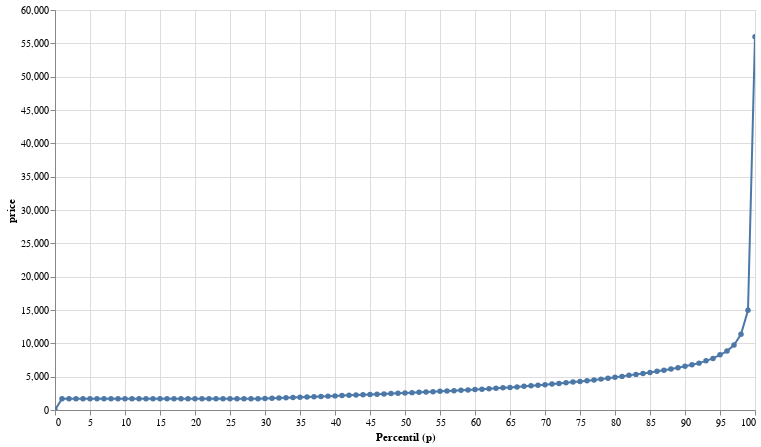

Here is the notebook cell this chart was saved with:
### Code cell
outliers(
    df_drop,
    col='price',
    rango=range(0,101),
    intervalo=100
)

### Figure 1 — Vega-Lite specification as saved in the notebook (floating-point values rounded to 4 significant figures)
{"config": {"view": {"continuousWidth": 300, "continuousHeight": 300}}, "data": {"name": "data-f9ff43af8bdf05aab1e116871d9b22fd"}, "mark": {"type": "line", "point": true}, "encoding": {"tooltip": [{"field": "p", "format": ".1f", "title": "p", "type": "quantitative"}, {"field": "valor", "format": ".2f", "title": "price", "type": "quantitative"}], "x": {"field": "p", "title": "Percentil (p)", "type": "quantitative"}, "y": {"field": "valor", "title": "price", "type": "quantitative"}}, "height": 400, "params": [{"name": "param_1", "select": {"type": "interval", "encodings": ["x", "y"]}, "bind": "scales"}], "width": 700, "$schema": "https://vega.github.io/schema/vega-lite/v5.20.1.json", "datasets": {"data-f9ff43af8bdf05aab1e116871d9b22fd": [{"p": 0.0, "valor": 0.0}, {"p": 1.0, "valor": 1700.0}, {"p": 2.0, "valor": 1700.0}, {"p": 3.0, "valor": 1700.0}, {"p": 4.0, "valor": 1700.0}, {"p": 5.0, "valor": 1700.0}, {"p": 6.0, "valor": 1700.0}, {"p": 7.0, "valor": 1700.0}, {"p": 8.0, "valor": 1700.0}, {"p": 9.0, "valor": 1700.0}, {"p": 10.0, "valor": 1700.0}, {"p": 11.0, "valor": 1700.0}, {"p": 12.0, "valor": 1700.0}, {"p": 13.0, "valor": 1700.0}, {"p": 14.0, "valor": 1700.0}, {"p": 15.0, "valor": 1700.0}, {"p": 16.0, "valor": 1700.0}, {"p": 17.0, "valor": 1700.0}, {"p": 18.0, "valor": 1700.0}, {"p": 19.0, "valor": 1700.0}, {"p": 20.0, "valor": 1700.0}, {"p": 21.0, "valor": 1700.0}, {"p": 22.0, "valor": 1700.0}, {"p": 23.0, "valor": 1700.0}, {"p": 24.0, "valor": 1700.0}, {"p": 25.0, "valor": 1700.0}, {"p": 26.0, "valor": 1700.0}, {"p": 27.0, "valor": 1700.0}, {"p": 28.0, "valor": 1700.0}, {"p": 29.0, "valor": 1700.0}, {"p": 30.0, "valor": 1733.0}, {"p": 31.0, "valor": 1768.0}, {"p": 32.0, "valor": 1803.0}, {"p": 33.0, "valor": 1836.0}, {"p": 34.0, "valor": 1875.0}, {"p": 35.0, "valor": 1913.0}, {"p": 36.0, "valor": 1953.0}, {"p": 37.0, "valor": 2000.0}, {"p": 38.0, "valor": 2039.0}, {"p": 39.0, "valor": 2081.0}, {"p": 40.0, "valor": 2118.0}, {"p": 41.0, "valor": 2164.0}, {"p": 42.0, "valor": 2200.0}, {"p": 43.0, "valor": 2237.0}, {"p": 44.0, "valor": 2280.0}, {"p": 45.0, "valor": 2320.0}, {"p": 46.0, "valor": 2369.0}, {"p": 47.0, "valor": 2413.0}, {"p": 48.0, "valor": 2461.0}, {"p": 49.0, "valor": 2506.0}, {"p": 50.0, "valor": 2556.0}, {"p": 51.0, "valor": 2606.0}, {"p": 52.0, "valor": 2654.0}, {"p": 53.0, "valor": 2698.0}, {"p": 54.0, "valor": 2745.0}, {"p": 55.0, "valor": 2800.0}, {"p": 56.0, "valor": 2852.0}, {"p": 57.0, "valor": 2903.0}, {"p": 58.0, "valor": 2961.0}, {"p": 59.0, "valor": 3013.0}, {"p": 60.0, "valor": 3065.0}, {"p": 61.0, "valor": 3128.0}, {"p": 62.0, "valor": 3188.0}, {"p": 63.0, "valor": 3254.0}, {"p": 64.0, "valor": 3322.0}, {"p": 65.0, "valor": 3392.0}, {"p": 66.0, "valor": 3455.0}, {"p": 67.0, "valor": 3550.0}, {"p": 68.0, "valor": 3639.0}, {"p": 69.0, "valor": 3715.0}, {"p": 70.0, "valor": 3795.0}, {"p": 71.0, "valor": 3883.0}, {"p": 72.0, "valor": 3983.0}, {"p": 73.0, "valor": 4081.0}, {"p": 74.0, "valor": 4183.0}, {"p": 75.0, "valor": 4278.0}, {"p": 76.0, "valor": 4384.0}, {"p": 77.0, "valor": 4498.0}, {"p": 78.0, "valor": 4632.0}, {"p": 79.0, "valor": 4777.0}, {"p": 80.0, "valor": 4905.0}, {"p": 81.0, "valor": 5043.0}, {"p": 82.0, "valor": 5198.0}, {"p": 83.0, "valor": 5344.0}, {"p": 84.0, "valor": 5481.0}, {"p": 85.0, "valor": 5635.0}, {"p": 86.0, "valor": 5796.0}, {"p": 87.0, "valor": 5959.0}, {"p": 88.0, "valor": 6141.0}, {"p": 89.0, "valor": 6350.0}, {"p": 90.0, "valor": 6570.0}, {"p": 91.0, "valor": 6801.0}, {"p": 92.0, "valor": 7030.0}, {"p": 93.0, "valor": 7372.0}, {"p": 94.0, "valor": 7739.0}, {"p": 95.0, "valor": 8271.0}, {"p": 96.0, "valor": 8842.0}, {"p": 97.0, "valor": 9741.0}, {"p": 98.0, "valor": 11360.0}, {"p": 99.0, "valor": 14950.0}, {"p": 100.0, "valor": 55970.0}]}}
